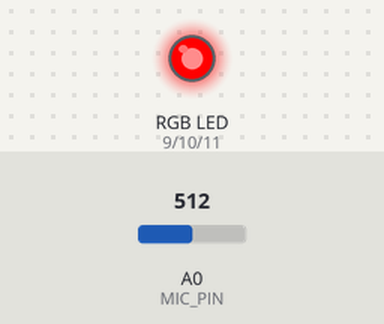
Bench run of a sketch on a simulated Arduino Uno, built with avr-gcc and run on an emulated ATmega328P. On the bench: an RGB LED mixed from three pins (HIGH = lit). Inputs (shaded band) come from the test bench; at power-on: A0 (MIC_PIN) = 512. What the sketch prints to the serial monitor is not drawn.

Above: at 1.2 s.
1.3 s: A0 (MIC_PIN) set to 31
2.8 s: A0 (MIC_PIN) set to 25
At 3.5 s:
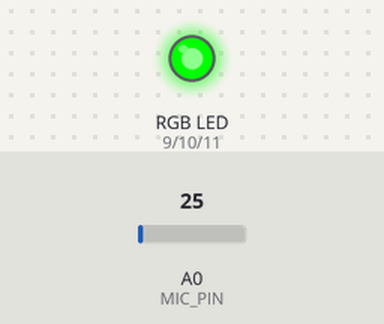
4.3 s: A0 (MIC_PIN) set to 8
At 5.5 s:
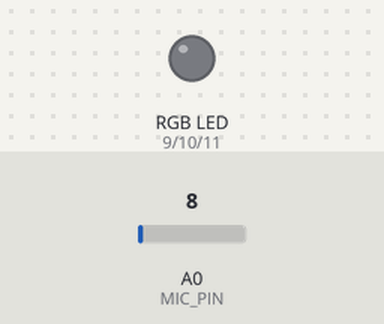
5.8 s: A0 (MIC_PIN) set to 28
At 6.9 s:
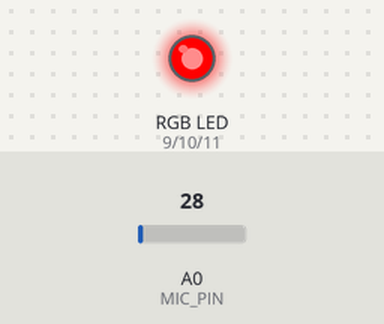
7.3 s: A0 (MIC_PIN) set to 0
At 8.1 s:
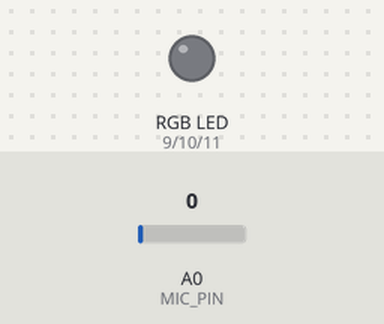
Timing chart, 0 to 9.8 s (numbered marks = the images above; inputs shaded):
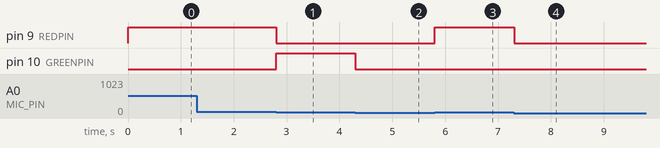

The sketch:

led_visualization.ino
```cpp
#include <Adafruit_NeoPixel.h>    // include Adafruit library

/**INITIALIZE GLOBAL VARIABLES**/
const int MIC_PIN = A0;           // Mic sensor input in analog pin

#define REDPIN 9                  // number pins connected to Arduino
#define GREENPIN 10
#define BLUEPIN 11

void setup() {
  Serial.begin(9600);             // start the serial terminal

  //set the rgb pins as output
  pinMode(REDPIN, OUTPUT);
  pinMode(GREENPIN, OUTPUT);
  pinMode(BLUEPIN, OUTPUT);
}

void loop(){
  int r=0, g=0, b=0;              // set the led strip to black

  //Read piezo ADC value in
  int micADC = analogRead(MIC_PIN);
  Serial.println(micADC);         // so we can keep track of the led light (generate graph w values in Tools >> Serial Plotter)

  //set the led to change colors when a certain threshold is reached
  if (micADC > 27){
    r = 255; g=0; b=0;
  }
  else if (micADC > 18){
    r=0; g=255; b=0;
  }
  else if (micADC > 9){
    r=0; g=0; b=255;
  }

  //send the rgb values to the led
  analogWrite(REDPIN, r);
  analogWrite(GREENPIN, g);
  analogWrite(BLUEPIN, b);

}
```

Measured:
- the behaviour switches between 28 and 27 on A0 (MIC_PIN) (found by bisection; images 0 and 1)
- after the input at 2.8 s, pin 9 (REDPIN): HIGH → LOW at once; pin 10 (GREENPIN): LOW → HIGH at once
- after the input at 4.3 s, pin 10 (GREENPIN): HIGH → LOW at once
- after the input at 5.8 s, pin 9 (REDPIN): LOW → HIGH at once
- after the input at 7.3 s, pin 9 (REDPIN): HIGH → LOW at once
